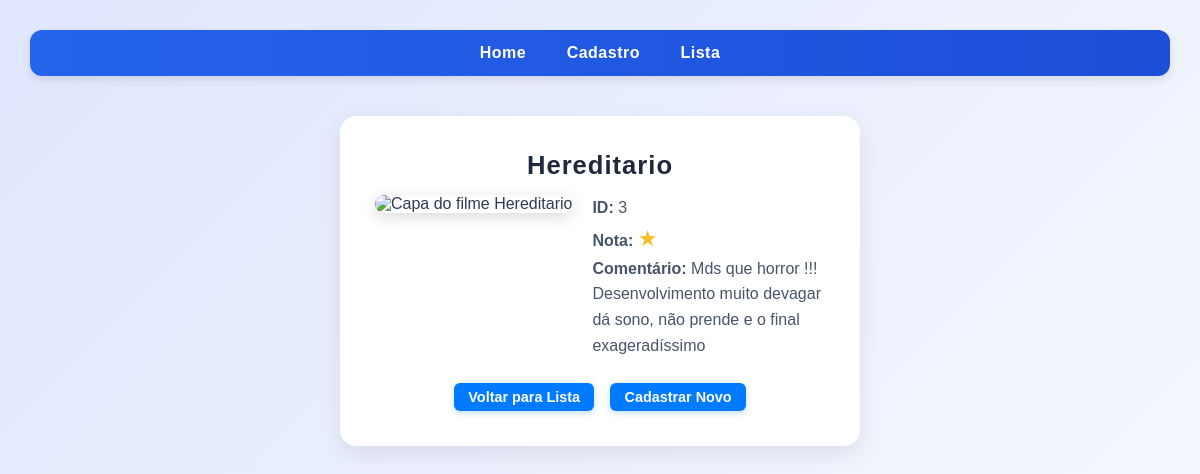
Screenshot of /detalhes/3/ with the database file from the repository.
### minhaapp/models.py (models this page shows)
class Filme(models.Model):
    titulo = models.CharField(
        max_length=100,
        help_text="Digite o titulo do filme")
    comentario = models.TextField(
        max_length=1000,
        help_text="Digite um comentario")
    nota = models.IntegerField()
    imagem_url = models.URLField(
        blank=True)

### minhaapp/views.py (the view)
# urls.py: path('detalhes/<int:filme_id>/', views.detalhes, name='detalhes'),
def detalhes(request, filme_id):
    filme = get_object_or_404(Filme, id=filme_id)
    context = {'filme': filme}
    return render(request, 'filmes/detalhes.html', context)

### minhaapp/templates/filmes/detalhes.html (shortened to what this page needs)
{% load static %}
<!DOCTYPE html>
<html lang="pt-br">
<head>
    <link rel="stylesheet" href="{% static 'minhaapp/css/style.css' %}">
</head>
<body>
    <nav>
        <a href="/">Home</a>
        <a href="/cadastro/">Cadastro</a>
        <a href="/lista/">Lista</a>
    </nav>
    <div class="card">
        <h1>{{ filme.titulo }}</h1>
        <div class="card-detalhes">
            <div class="filme-imagem">
                {% if filme.imagem_url %}
                    <img src="{{ filme.imagem_url }}" alt="Capa do filme {{ filme.titulo }}">
                {% else %}
                    <img src="{% static 'minhaapp/images/default.png' %}" alt="Imagem padrão">
                {% endif %}
            </div>
            <div class="info-filme">
                <p><strong>ID:</strong> {{ filme.id }}</p>
                <p><strong>Nota:</strong> <span class="estrelas nota-{{ filme.nota }}"></span></p>
                <p><strong>Comentário:</strong> {{ filme.comentario }}</p>
            </div>
        </div>
        <div class="botoes-acoes" style="margin-top: 25px;">
            <a href="/lista/" class="botao-link"> Voltar para Lista</a>
            <a href="/cadastro/" class="botao-link"> Cadastrar Novo</a>
        </div>
    </div>
</body>
</html>

### minhaapp/static/minhaapp/css/style.css (style rules this page uses)
* { margin: 0; padding: 0; box-sizing: border-box; }
body { font-family: 'Poppins', Arial, Helvetica, sans-serif; background: linear-gradient(135deg, #e0e7ff, #f8fafc); color: #2c3e50; text-align: center; padding: 30px; min-height: 100vh; }
h1 { color: #1e3a8a; margin-bottom: 25px; font-size: 2.2rem; letter-spacing: 1px; }
nav { background: linear-gradient(90deg, #2563eb, #1d4ed8); padding: 14px 20px; border-radius: 12px; margin-bottom: 40px; box-shadow: 0 4px 10px rgba(0, 0, 0, 0.1); }
nav a { color: #fff; text-decoration: none; margin: 0 18px; font-weight: 600; letter-spacing: 0.5px; transition: all 0.3s ease; }
.card { background: #fff; padding: 35px; border-radius: 16px; box-shadow: 0 8px 25px rgba(0, 0, 0, 0.08); width: 80%; max-width: 520px; margin: 0 auto 40px; transition: transform 0.3s ease, box-shadow 0.3s ease; }
.card h1 { color: #1e293b; margin-bottom: 15px; font-size: 1.6rem; }
.card p { font-size: 1rem; color: #475569; line-height: 1.6; }
.estrelas { font-size: 22px; color: #fbbf24; letter-spacing: 2px; }
.nota-1::before { content: "★"; }
.card-detalhes { display: flex; align-items: flex-start; justify-content: center; gap: 20px; width: 100%; margin: 0 auto; text-align: left; flex-wrap: wrap; }
.filme-imagem img { width: 160px; height: 220px; border-radius: 12px; object-fit: cover; box-shadow: 0 4px 15px rgba(0, 0, 0, 0.15); }
.info-filme { flex: 1; color: #334155; }
.botao-link { display: inline-block; background-color: #007bff; color: #fff; text-decoration: none; padding: 6px 14px; border-radius: 6px; font-weight: 600; font-size: 0.9rem; transition: all 0.2s ease; box-shadow: 0 2px 6px rgba(0, 123, 255, 0.25); margin: 0 6px; }
.botoes-acoes { margin-top: 5px; text-align: center; }

### rows the page displays
Filme: titulo "Hereditario", id "3", comentario "Mds que horror !!! Desenvolvimento muito devagar dá sono, não prende e o final exageradíssimo"
